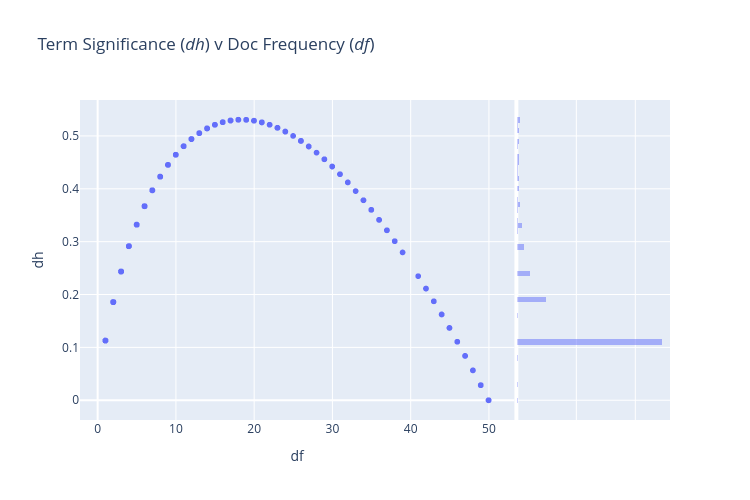

Notebook code cell kept with this figure:
### Code cell
px.scatter(VOCAB.reset_index(), 'df', 'dh', 
           log_x=False, 
           width=750, height=500,
           hover_name='term_str',
           marginal_y='histogram',
          title="Term Significance (<i>dh</i>) v Doc Frequency (<i>df</i>)")

### Figure 1 — Plotly figure (JSON) as saved in the notebook; plotly's stock layout.template omitted (floating-point values rounded to 4 significant figures; data arrays with more than 128 entries replaced by an {"elided": "..."} marker saying what was removed)
{"data": [{"hovertemplate": "<b>%{hovertext}</b><br><br>df=%{x}<br>dh=%{y}<extra></extra>", "hovertext": {"elided": "3721 str values"}, "legendgroup": "", "marker": {"color": "#636efa", "symbol": "circle"}, "mode": "markers", "name": "", "showlegend": false, "type": "scattergl", "x": {"elided": "3721 int values"}, "xaxis": "x", "y": {"elided": "3721 float values"}, "yaxis": "y"}, {"alignmentgroup": "True", "bingroup": "y", "hovertemplate": "dh=%{y}<br>count=%{x}<extra></extra>", "legendgroup": "", "marker": {"color": "#636efa"}, "name": "", "offsetgroup": "", "opacity": 0.5, "showlegend": false, "type": "histogram", "xaxis": "x2", "y": {"elided": "3721 float values"}, "yaxis": "y2"}], "layout": {"barmode": "overlay", "height": 500, "legend": {"tracegroupgap": 0}, "title": {"text": "Term Significance (<i>dh</i>) v Doc Frequency (<i>df</i>)"}, "width": 750, "xaxis": {"anchor": "y", "autorange": true, "domain": [0, 0.7363], "range": [-2.255, 53.25], "title": {"text": "df"}, "type": "linear"}, "xaxis2": {"anchor": "y2", "autorange": true, "domain": [0.7413, 1], "matches": "x2", "range": [0, 2588.0], "showgrid": true, "showline": false, "showticklabels": false, "ticks": ""}, "yaxis": {"anchor": "x", "autorange": true, "domain": [0, 1], "range": [-0.03736, 0.568], "title": {"text": "dh"}, "type": "linear"}, "yaxis2": {"anchor": "x2", "autorange": true, "domain": [0, 1], "matches": "y", "range": [-0.03736, 0.568], "showgrid": true, "showticklabels": false, "type": "linear"}}}
